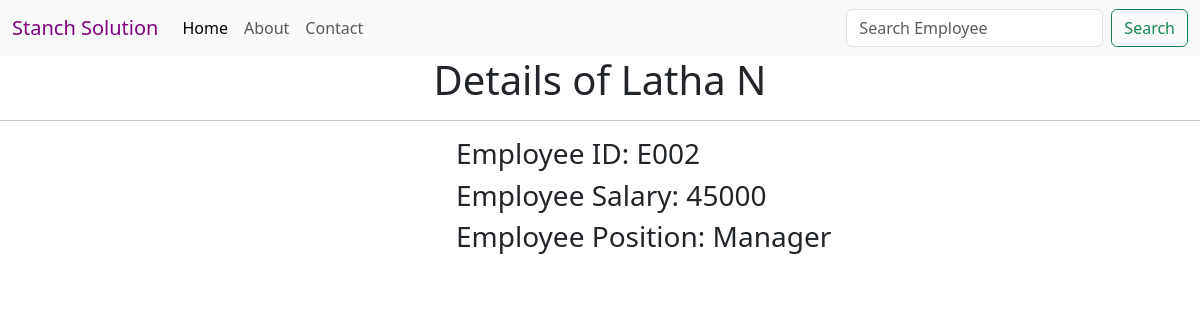
The page /details/2 on the database its author committed.
### employee/models.py (models this page shows, shortened)
class Employee(models.Model):
    name = models.CharField(max_length=100)
    eid = models.CharField(max_length=50)
    salary = models.IntegerField()
    position = models.CharField(max_length=100)

### employee/views.py (the view)
# urls.py: path('details/<int:id>',views.details,name='details'),
def details(request, id):
    employee = Employee.objects.get(id=id)
    context = {
        'employee' : employee,
    }
    return render(request, 'details.html',context)

### employee/templates/details.html (shortened to what this page needs)
{% extends 'base.html' %}
{% block content %}
    {% if employee %}
        <center>
            <h1>Details of {{employee.name}}</h1>
            <hr>
            <div style="text-align: start; padding-left: 38vw ;">
                <h3>Employee ID: {{employee.eid}}</h3>
                <h3>Employee Salary: {{employee.salary}}</h3>
                <h3>Employee Position: {{employee.position}}</h3>
            </div>
        </center>
    {% else %}
        <h1 style="color:red">Error 404 : Record Not Found.</h1>
    {% endif %}
{% endblock content %}

### rows shown on the page
Employee: name "Latha N", eid "E002", salary "45000", position "Manager"
